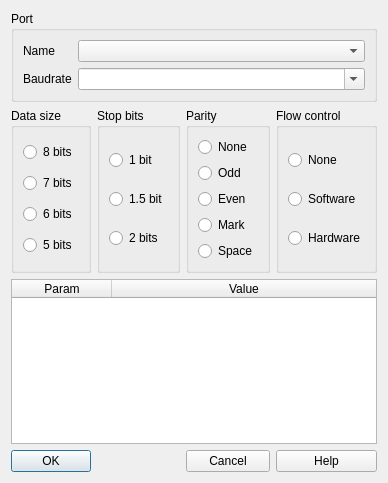
<?xml version="1.0" encoding="UTF-8"?>
<ui version="4.0">
 <class>ConfigSerialDialog</class>
 <widget class="QDialog" name="ConfigSerialDialog">
  <property name="geometry">
   <rect>
    <x>0</x>
    <y>0</y>
    <width>355</width>
    <height>483</height>
   </rect>
  </property>
  <property name="windowTitle">
   <string>Confguration: serial port</string>
  </property>
  <layout class="QGridLayout" name="gridLayout" rowstretch="0,0,0,1,0">
   <item row="1" column="0" rowspan="2">
    <widget class="QGroupBox" name="grbDataSize">
     <property name="title">
      <string>Data size</string>
     </property>
     <layout class="QVBoxLayout" name="verticalLayout_8">
      <item>
       <widget class="QRadioButton" name="rbDataSize8bits">
        <property name="text">
         <string>8 bits</string>
        </property>
        <attribute name="buttonGroup">
         <string notr="true">rbgroupDataSize</string>
        </attribute>
       </widget>
      </item>
      <item>
       <widget class="QRadioButton" name="rbDataSize7bits">
        <property name="text">
         <string>7 bits</string>
        </property>
        <attribute name="buttonGroup">
         <string notr="true">rbgroupDataSize</string>
        </attribute>
       </widget>
      </item>
      <item>
       <widget class="QRadioButton" name="rbDataSize6bits">
        <property name="text">
         <string>6 bits</string>
        </property>
        <attribute name="buttonGroup">
         <string notr="true">rbgroupDataSize</string>
        </attribute>
       </widget>
      </item>
      <item>
       <widget class="QRadioButton" name="rbDataSize5bits">
        <property name="text">
         <string>5 bits</string>
        </property>
        <attribute name="buttonGroup">
         <string notr="true">rbgroupDataSize</string>
        </attribute>
       </widget>
      </item>
     </layout>
    </widget>
   </item>
   <item row="4" column="0">
    <widget class="QPushButton" name="btnOk">
     <property name="text">
      <string>OK</string>
     </property>
    </widget>
   </item>
   <item row="1" column="2" rowspan="2">
    <widget class="QGroupBox" name="grbParity">
     <property name="title">
      <string>Parity</string>
     </property>
     <layout class="QVBoxLayout" name="verticalLayout_9">
      <item>
       <widget class="QRadioButton" name="rbParityNone">
        <property name="text">
         <string>None</string>
        </property>
        <attribute name="buttonGroup">
         <string notr="true">rbgroupParity</string>
        </attribute>
       </widget>
      </item>
      <item>
       <widget class="QRadioButton" name="rbParityOdd">
        <property name="text">
         <string>Odd</string>
        </property>
        <attribute name="buttonGroup">
         <string notr="true">rbgroupParity</string>
        </attribute>
       </widget>
      </item>
      <item>
       <widget class="QRadioButton" name="rbParityEven">
        <property name="text">
         <string>Even</string>
        </property>
        <attribute name="buttonGroup">
         <string notr="true">rbgroupParity</string>
        </attribute>
       </widget>
      </item>
      <item>
       <widget class="QRadioButton" name="rbParityMark">
        <property name="text">
         <string>Mark</string>
        </property>
        <attribute name="buttonGroup">
         <string notr="true">rbgroupParity</string>
        </attribute>
       </widget>
      </item>
      <item>
       <widget class="QRadioButton" name="rbParitySpace">
        <property name="text">
         <string>Space</string>
        </property>
        <attribute name="buttonGroup">
         <string notr="true">rbgroupParity</string>
        </attribute>
       </widget>
      </item>
     </layout>
    </widget>
   </item>
   <item row="4" column="2">
    <widget class="QPushButton" name="btnCancel">
     <property name="text">
      <string>Cancel</string>
     </property>
    </widget>
   </item>
   <item row="1" column="1" rowspan="2">
    <widget class="QGroupBox" name="grbStopBits">
     <property name="title">
      <string>Stop bits</string>
     </property>
     <layout class="QVBoxLayout" name="verticalLayout_10">
      <item>
       <widget class="QRadioButton" name="rbStopBits1">
        <property name="text">
         <string>1 bit</string>
        </property>
        <attribute name="buttonGroup">
         <string notr="true">rbgroupStopBits</string>
        </attribute>
       </widget>
      </item>
      <item>
       <widget class="QRadioButton" name="rbStopBits1p5">
        <property name="text">
         <string>1.5 bit</string>
        </property>
        <attribute name="buttonGroup">
         <string notr="true">rbgroupStopBits</string>
        </attribute>
       </widget>
      </item>
      <item>
       <widget class="QRadioButton" name="rbStopBits2">
        <property name="text">
         <string>2 bits</string>
        </property>
        <attribute name="buttonGroup">
         <string notr="true">rbgroupStopBits</string>
        </attribute>
       </widget>
      </item>
     </layout>
    </widget>
   </item>
   <item row="3" column="0" colspan="4">
    <widget class="QTableWidget" name="tableParams">
     <attribute name="horizontalHeaderStretchLastSection">
      <bool>true</bool>
     </attribute>
     <attribute name="verticalHeaderVisible">
      <bool>false</bool>
     </attribute>
     <column>
      <property name="text">
       <string>Param</string>
      </property>
     </column>
     <column>
      <property name="text">
       <string>Value</string>
      </property>
     </column>
    </widget>
   </item>
   <item row="1" column="3" rowspan="2">
    <widget class="QGroupBox" name="grbFlowControl">
     <property name="title">
      <string>Flow control</string>
     </property>
     <layout class="QVBoxLayout" name="verticalLayout_11">
      <item>
       <widget class="QRadioButton" name="rbFlowCtlNone">
        <property name="text">
         <string>None</string>
        </property>
        <attribute name="buttonGroup">
         <string notr="true">rbgroupFlowControl</string>
        </attribute>
       </widget>
      </item>
      <item>
       <widget class="QRadioButton" name="rbFlowCtlSoft">
        <property name="text">
         <string>Software</string>
        </property>
        <attribute name="buttonGroup">
         <string notr="true">rbgroupFlowControl</string>
        </attribute>
       </widget>
      </item>
      <item>
       <widget class="QRadioButton" name="rbFlowCtlHard">
        <property name="text">
         <string>Hardware</string>
        </property>
        <attribute name="buttonGroup">
         <string notr="true">rbgroupFlowControl</string>
        </attribute>
       </widget>
      </item>
     </layout>
    </widget>
   </item>
   <item row="0" column="0" colspan="4">
    <widget class="QGroupBox" name="grbPort">
     <property name="title">
      <string>Port</string>
     </property>
     <layout class="QFormLayout" name="formLayout_2">
      <item row="1" column="0">
       <widget class="QLabel" name="lblBaudrate">
        <property name="text">
         <string>Baudrate</string>
        </property>
       </widget>
      </item>
      <item row="1" column="1">
       <widget class="QComboBox" name="cmbBaudrate">
        <property name="editable">
         <bool>true</bool>
        </property>
       </widget>
      </item>
      <item row="0" column="0">
       <widget class="QLabel" name="lblName">
        <property name="text">
         <string>Name</string>
        </property>
       </widget>
      </item>
      <item row="0" column="1">
       <widget class="QComboBox" name="cmbName">
        <property name="editable">
         <bool>false</bool>
        </property>
       </widget>
      </item>
     </layout>
    </widget>
   </item>
   <item row="4" column="3">
    <widget class="QPushButton" name="btnHelp">
     <property name="text">
      <string>Help</string>
     </property>
    </widget>
   </item>
  </layout>
 </widget>
 <resources/>
 <connections/>
 <buttongroups>
  <buttongroup name="rbgroupStopBits"/>
  <buttongroup name="rbgroupParity"/>
  <buttongroup name="rbgroupFlowControl"/>
  <buttongroup name="rbgroupDataSize"/>
 </buttongroups>
</ui>
